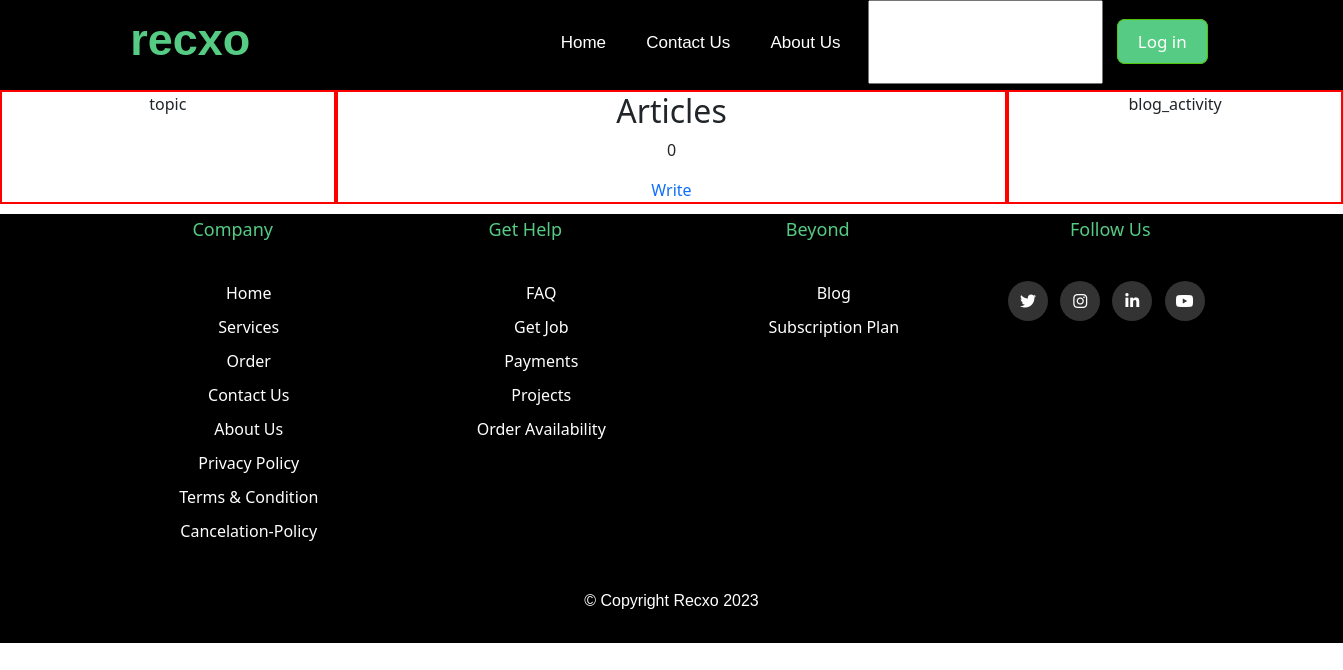
Page /blog/ on the earlier database version.
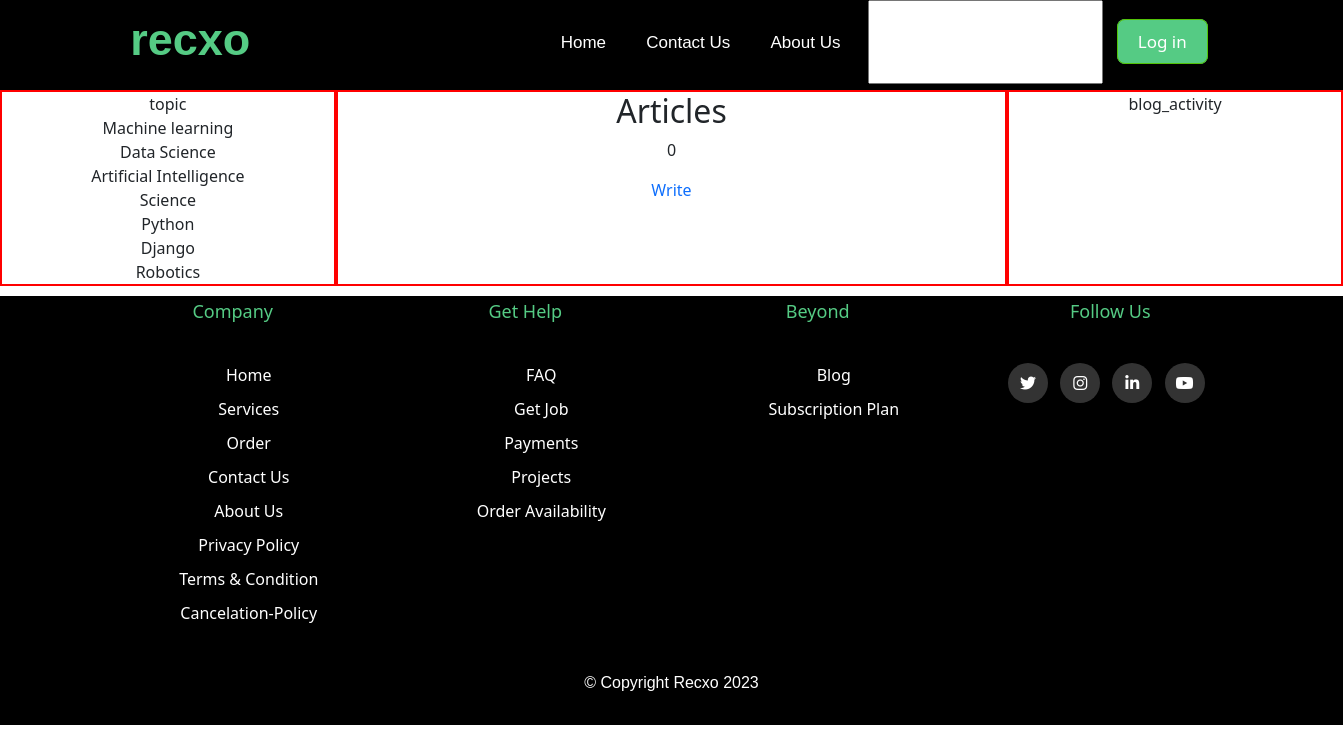
Same page on the later database version.
### blog/models.py (models this page shows)
class Topic(models.Model):
    name = models.CharField(max_length=200)
    def __str__(self):
        return self.name

### blog/views.py (the view)
# urls.py: path('',views.home,name='blog-home'),
def home(request):
    topics = Topic.objects.all()
    blogPosts = BlogPost.objects.all()
    context = {'topics':topics,'blogposts':blogPosts}
    return render(request,'blog/home.html',context)

### templates/blog/home.html (shortened to what this page needs)
{% extends 'blog_base.html'%} {% block title%} blog{% endblock title%}
{% block body%}
<section id="section-1">
  <div class="sub-section-1">
    <div class="box">
      <div class="blog_topic item">
        {% include 'blog/topic_component.html'%}
      </div>
      <div class="blog_feed item">
        <div class="blog__header">
          <div>
            <h2>Articles</h2>
            <p>{{blogposts.count}}</p>
          </div>
          <a href="">Write</a>
        </div>
      </div>
      <div class="blog_activity item">blog_activity</div>
    </div>
  </div>
</section>
{% endblock body %}

### templates/blog_base.html (shortened to what this page needs)
{% load static %}
<!DOCTYPE html>
<html lang="en">
  <head>
    <link
      href="https://cdn.jsdelivr.net/npm/bootstrap@5.3.0-alpha1/dist/css/bootstrap.min.css"
      rel="stylesheet"
    />
    <link
      rel="stylesheet"
      href="https://cdnjs.cloudflare.com/ajax/libs/font-awesome/6.2.1/css/all.min.css"
    />
    <link rel="stylesheet" href="{% static 'css/blog.css' %}" />
  </head>
  <body>
    {% include 'blog_navbar.html'%}
    {% block body %}{% endblock body %}
    {% include 'footer.html'%}
  </body>
</html>

### templates/blog_navbar.html (shortened to what this page needs)
{% load static %}
<!DOCTYPE html>
<html lang="en">
  <head>
    <link rel="stylesheet" href="{% static 'css/navbar.css'%}" />
  </head>
  <body>
    <nav>
      <div class="nav-items">
        <label class="name">recxo</label>
        <div class="nav-links">
          <ul>
            <li class="item"><a class="_nav-items" href="{% url 'blog-home' %}">Home</a></li>
            <li class="item">
              <a class="_nav-items" href="{% url 'contact'%}">Contact Us</a>
            </li>
            <li class="item">
                <a class="_nav-items" href="{% url 'about'%}">About Us</a>
            </li>
            <li class="item">
              <input type="text" id="search">
            </li>
            {% if user.is_authenticated %}
            <li id="item-dropdown">
              <ul class="navbar-nav ml-auto mx-1">
                <li class="nav-item dropdown">
                  <a
                    class="nav-link dropdown-toggle"
                    href="#"
                    role="button"
                    data-bs-toggle="dropdown"
                    aria-expanded="false"
                  >
                    Welcome {{request.user}}
                  </a>
                  <ul class="dropdown-menu">
                    <li>
                      <a
                        class="dropdown-item"
                        href="{% url 'blog-user-profile' request.user.id%}"
                        >Profile</a
                      >
                    </li>
                    <li>
                      <a class="dropdown-item" href=""
                        >stats</a
                      >
                    </li>
                    <li><hr class="dropdown-divider" /></li>
                    <li>
                      <a class="dropdown-item" href="{% url 'logout'%}"
                        >Logout</a
                      >
                    </li>
                  </ul>
                </li>
              </ul>
            </li>
            {% else %}
            <li class="item" id="signin">
              <a class="signin" class="_nav-items" href="{% url 'login'%}"
                >Log in</a
              >
            </li>
            {% endif %}
          </ul>
        </div>
      </div>
    </nav>
  </body>
</html>

### templates/blog/topic_component.html
topic
{% for topic in topics%}
    <li>{{topic}}</li>
{% endfor %}

### templates/footer.html (shortened to what this page needs)
{% load static%}
<!DOCTYPE html>
<html lang="en">
<head>
    <link rel="stylesheet" href="{% static 'css/footer.css' %}">
</head>
<body>
    <footer class="footer">
        <div class="container">
          <div class="row">
            <div class="footer-col">
              <h4>Company</h4>
              <ul>
                <li><a href="/">home</a></li>
                <li><a href="{% url 'services'%}">services</a></li>
                <li><a href="{% url 'orders'%}">Order</a></li>
                <li><a href="{% url 'contact'%}">Contact us</a></li>
                <li><a href="{% url 'about'%}">about us</a></li>
                <li><a href="{% url 'privacy-policy' %}">Privacy Policy</a></li>
                <li>
                  <a href="{% url 'terms-conditions'%}">Terms &amp; Condition</a>
                </li>
                <li>
                  <a href="{% url 'cancelation-policy'%}">Cancelation-Policy</a>
                </li>
              </ul>
            </div>
            <div class="footer-col">
              <h4>get help</h4>
              <ul>
                <li><a href="{% url 'services'%}">FAQ</a></li>
                <li><a href="{% url 'getjob'%}">get job</a></li>
                <li><a href="{% url 'services'%}">payments</a></li>
                <li><a href="{% url 'projects'%}">projects</a></li>
                <li><a href="{% url 'orders'%}">order availability</a></li>
              </ul>
            </div>
            <div class="footer-col">
              <h4>beyond</h4>
              <ul>
                <li><a href="/blog">Blog</a></li>
                <li><a href="{% url 'subscriptions'%}">Subscription Plan</a></li>
              </ul>
            </div>
            <div class="footer-col">
              <h4>follow us</h4>
              <div class="social-links">
                <a href="https://twitter.com/" target="_blank"
                  ><i class="fab fa-twitter"></i
                ></a>
                <a
                  href="https://www.instagram.com/"
                  target="_blank"
                  ><i class="fab fa-instagram"></i
                ></a>
                <a
                  href="https://www.linkedin.com/company/recxo/?viewAsMember=true"
                  target="_blank"
                  ><i class="fab fa-linkedin-in"></i
                ></a>
                <a
                  href="https://www.youtube.com/"
                  target="_blank"
                  ><i class="fab fa-youtube"></i
                ></a>
              </div>
            </div>
          </div>
        </div>
        <div class="copyright">© Copyright Recxo 2023</div>
    </footer>
</body>
</html>

### static/css/blog.css (style rules this page uses)
:root { --color-green: #55cb84 }

### static/css/navbar.css (style rules this page uses)
* { margin: 0; padding: 0; text-decoration: none; list-style: none; box-sizing: border-box; }
a { text-decoration: none; }
nav { background-color: black; height: 90px; width: 100%; position: sticky; top: 0px; z-index: 100; }
nav .nav-items label.name { color: #55cb84; font-size: 45px; font-weight: bold; line-height: 80px; font-family: 'Poppins', sans-serif; }
.nav-items { justify-content: flex-end; display: flex; max-width: 1450px; margin: 0px auto; }
nav .nav-items { display: flex; justify-content: space-around; }
.nav-items .item { display: inline-block; line-height: 80px; margin: 0 5px; }
.nav-items ._nav-items { color: #fff; font-family: 'Poppins', sans-serif; font-size: 17px; padding: 7px 13px; }
.item .signin { padding: 10px 20px; font-size: 17px; background-color: #55cb84; color: white; border: rgb(83, 195, 8) solid 1.5px; border-radius: 0.5rem; }

### static/css/footer.css (style rules this page uses)
* { margin: 0; padding: 0; text-decoration: none; list-style: none; box-sizing: border-box; }
a { text-decoration: none; }
.container { max-width: 1170px; margin: auto; }
.row { display: flex; flex-wrap: wrap; }
.footer ul { list-style: none; }
.footer { position: static; margin-top: 10px; left: 0; width: 100%; background-color: black; color: white; text-align: center; }
.footer-col { width: 25%; padding: 0 15px; }
.footer-col h4 { font-size: 18px; color: #55cb84; text-transform: capitalize; margin-bottom: 35px; padding: 5px 0; font-weight: 500; position: relative; }
.footer-col ul li:not(:last-child) { margin-bottom: 10px; }
.footer-col ul li a { font-size: 16px; text-transform: capitalize; color: #fff; text-decoration: none; font-weight: 300; display: block; transition: all 0.3s ease; }
.footer-col .social-links a { display: inline-block; height: 40px; width: 40px; background-color: rgba(255, 255, 255, 0.2); margin: 0 8px 10px 0; text-align: center; line-height: 40px; border-radius: 50%; color: #ffffff; transition: all 0.5s ease; }
.copyright { padding: 30px 0; font-family: 'Poppins', sans-serif; font-weight: 300; }

### templates/blog/home.html (style rules this page uses)
* { text-align: center; }
#section-1 .sub-section-1 { display: flex; max-width: 1450px; margin: 0px auto; }
#section-1 .box { display: grid; grid-template-columns: 1fr 2fr 1fr; width: 100%; }
#section-1 .item { border: 2px solid red; }

Differences in the rows shown:
added Topic: name "Machine learning"
added Topic: name "Data Science"
added Topic: name "Artificial Intelligence"
added Topic: name "Science"
added Topic: name "Python"
added Topic: name "Django"
added Topic: name "Robotics"
